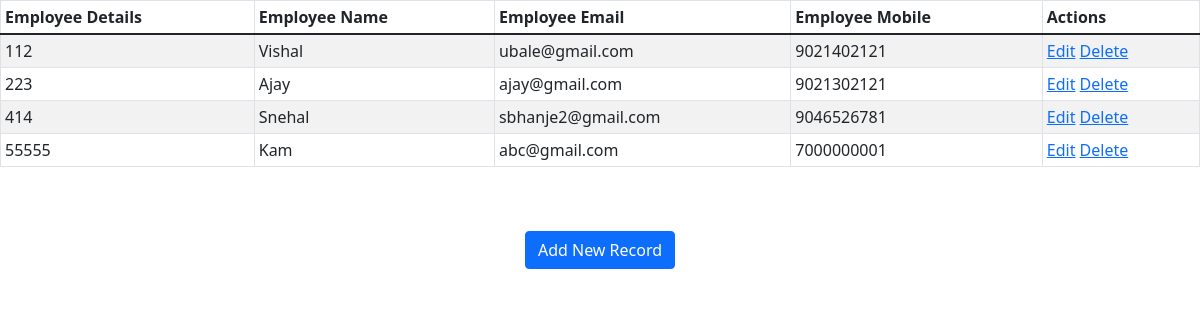
The page /show on the database as committed earlier.
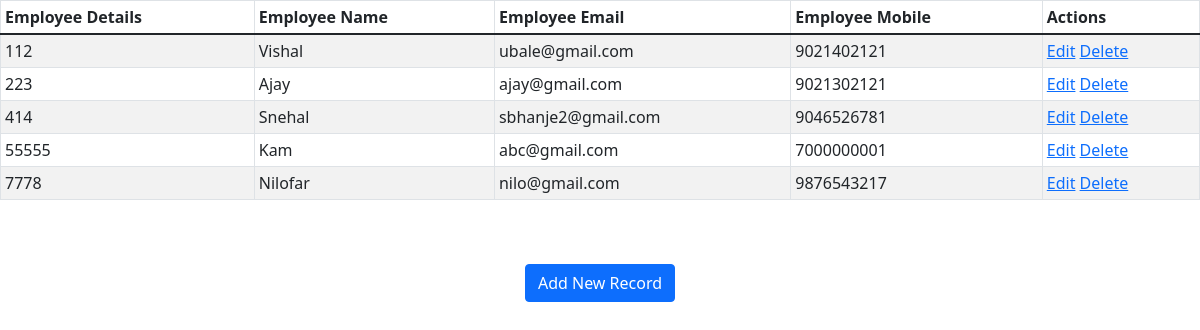
The same page on the database as committed later.
### employee/models.py (models this page shows)
class Employee(models.Model):
    eid = models.CharField(max_length=20)
    ename = models.CharField(max_length=100)
    eemail = models.EmailField()
    econtact = models.CharField(max_length=15)
    class Meta:
        db_table = "employee"

### employee/views.py (the view)
# urls.py: path('show',views.show),
def show(request):
    employees = Employee.objects.all()
    return render(request,"show.html", {'employees':employees})

### employee/templates/show.html (shortened to what this page needs)
<!DOCTYPE html>
<html lang="en">
<head>
     {% load static %}
    <link rel="stylesheet" href="{% static 'css/style.css' %}"/>
<link href="https://cdn.jsdelivr.net/npm/bootstrap@5.1.3/dist/css/bootstrap.min.css" rel="stylesheet">
</head>
<body>
<table class="table table-striped table-bordered table-sm">
    <thead class="thead-dark">
    <tr>
        <th>Employee Details</th>
        <th>Employee Name</th>
        <th>Employee Email</th>
        <th>Employee Mobile</th>
        <th>Actions</th>
    </tr>
    </thead>
    <tbody>
{% for employee in employees %}
    <tr>
        <td>{{ employee.eid }}</td>
        <td>{{ employee.ename }}</td>
        <td>{{ employee.eemail }}</td>
        <td>{{ employee.econtact }}</td>
        <td>
            <a href="/edit/{{ employee.id }}"><span class="glyphicon glyphicon-pencil" >Edit</span></a>
            <a href="/delete/{{ employee.id }}">Delete</a>
        </td>
    </tr>
{% endfor %}
    </tbody>
</table>
<br>
<br>
<center><a href="/emp" class="btn btn-primary">Add New Record</a></center>
</body>
</html>

Rows that differ between the two databases and show on the page:
added Employee: eid "7778", ename "Nilofar", eemail "nilo@gmail.com", econtact "9876543217"
